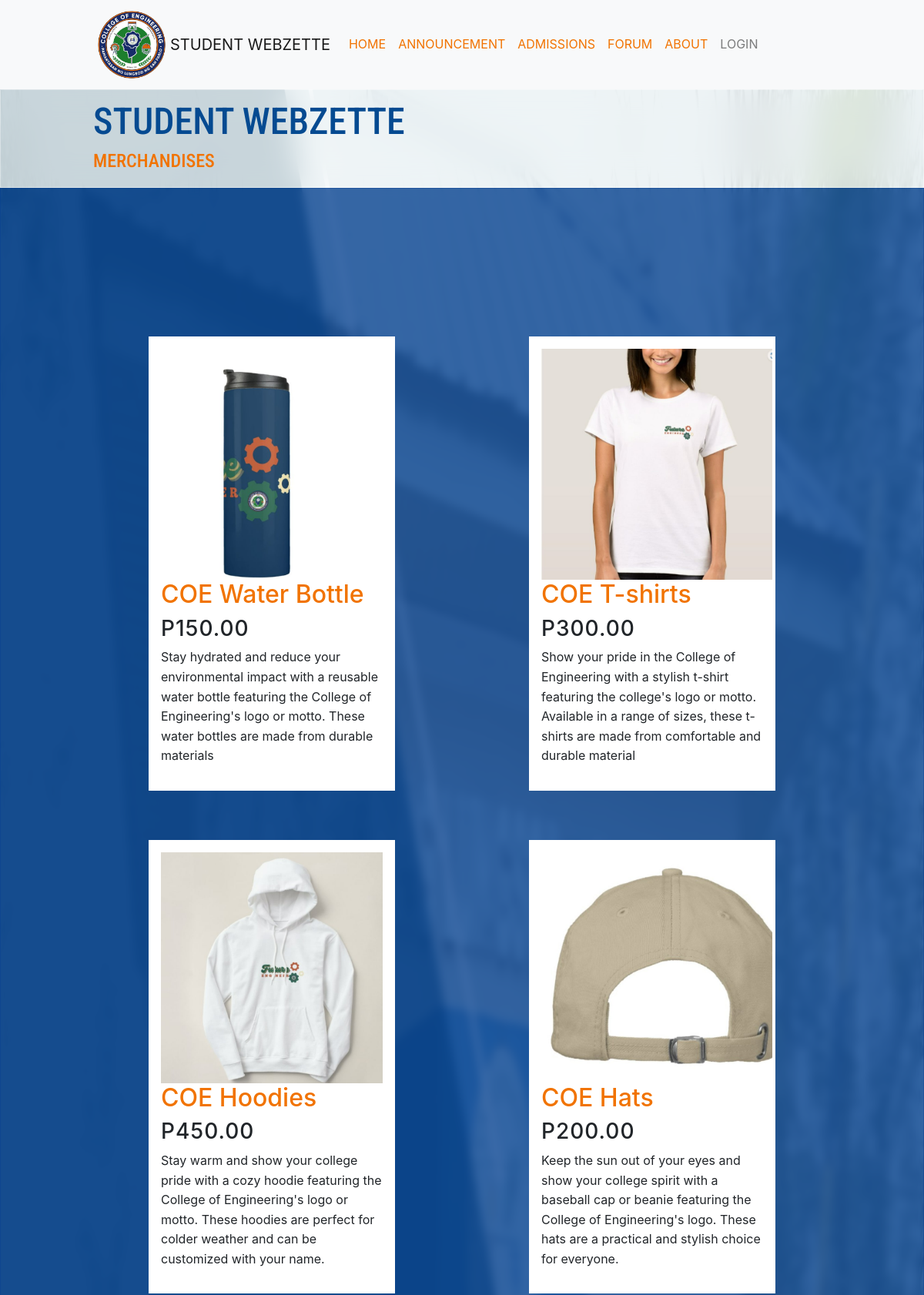
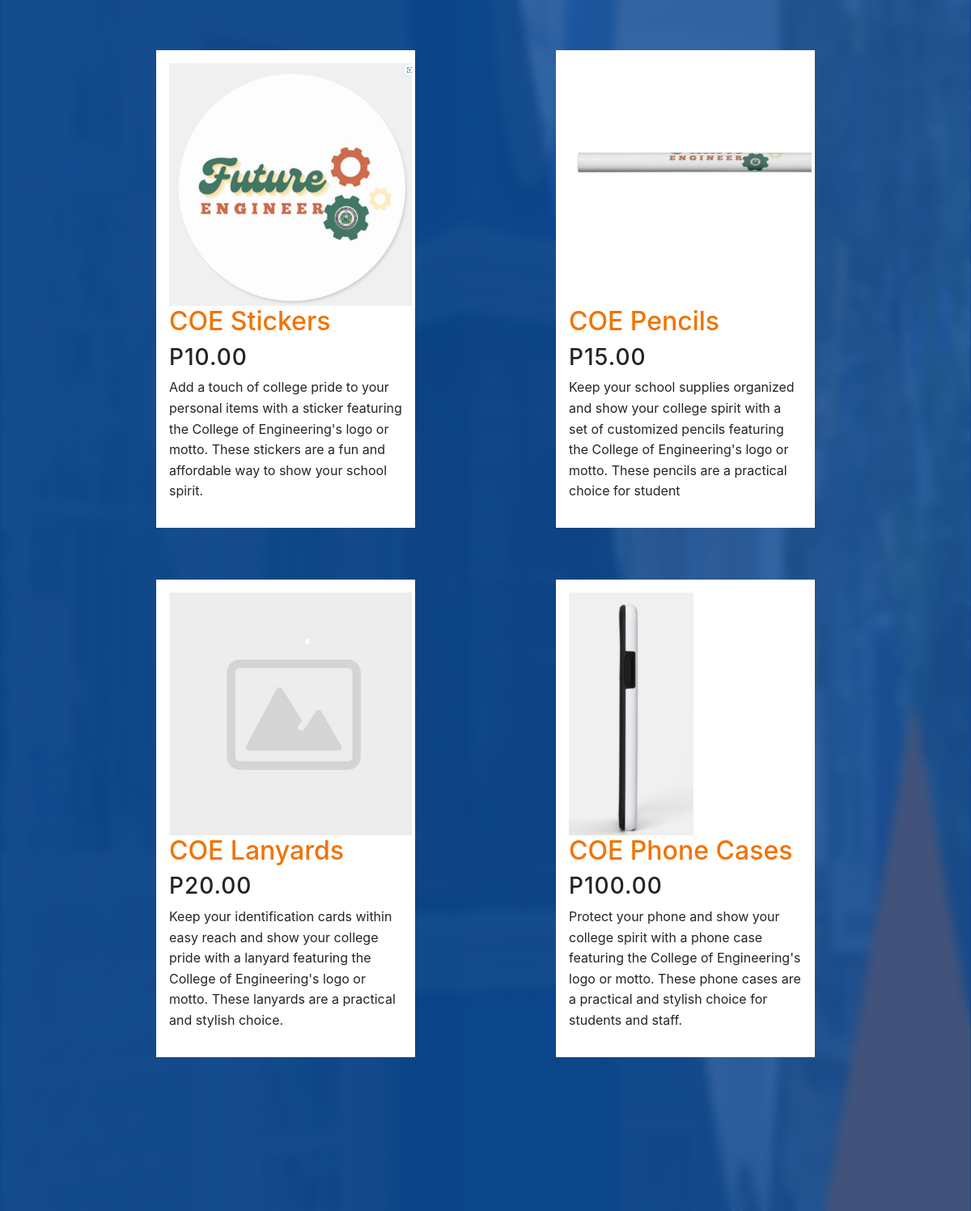
The app's page /shop/ (upper part) with its own data (2 pictures, top to bottom).
### base/models.py (models this page shows, shortened)
class Items(models.Model):
    item = models.CharField(max_length=200)
    description = models.TextField(max_length=200);
    price = models.TextField(max_length=20, default='P0.00')
    picture1 = models.ImageField(null=True, blank=True, default="item.jpg", upload_to="shop/")
    picture2 = models.ImageField(null=True, blank=True, default="item.jpg", upload_to="shop/")
    picture3 = models.ImageField(null=True, blank=True, default="item.jpg", upload_to="shop/")

### base/views.py (the view)
# urls.py: path('shop/', views.shop, name = "shop"),
def shop(request):
    items = Items.objects.all()
    return render(request, 'base/shop.html', {'items': items})

### base/templates/base/shop.html (shortened to what this page needs)
{% extends 'main.html' %}
{%block content%}
<div class="forum-title-container developer-title-container">
    <h1 class="darkblue title title-nav">STUDENT WEBZETTE</h1>
    <h2 class="orange title-small">MERCHANDISES</h2>
</div>
<div class="shop-content-container">
  {% for item in items  %}
  <div class="shop-content">
    <div id="slideshow">
      <div class="photo-container">
        <section><img src="{{ item.picture1.url}}" alt="photo"></section>
      </div>
    </div>
    <div class="cardBbody">
      <h2 class="orange">{{ item.item}}</h2>
      <h3>{{item.price}}</h3>
      <p>{{ item.description}}</p>
    </div>
  </div>
  {% endfor %}
</div>
{%endblock%}

### static/styles/main.css (style rules this page uses)
html { scroll-behavior: smooth; }
:root { --lm-light-color: #fbfafe; --lm-dark-color: #054a91; --lm-accent-color: #f17300; --ff-body: 'Roboto Slab', serif; --ff-title: 'Roboto Condensed', sans-serif; --ff-subtitle: 'Poppins', sans-serif; --fs-body: 1em; --fs-title: 2em; --fs-subtitle-1: 1.25em; --fs-subtitle-2: 1.1em; --fs-subtitle-3: 1em; --fs-subtitle-4: 0.95em; }
* { box-sizing: border-box; line-height: 1.6; padding: 0; margin: 0; }
.main-body { background-image: url('../images/bg-main.png'); background-repeat: no-repeat; background-attachment: fixed; background-size: 100% 100%; }
.orange { color: var(--lm-accent-color); }
.darkblue { color: var(--lm-dark-color); }

### static/styles/forum.css (style rules this page uses)
:root { --lm-light-color: #fbfafe; --lm-dark-color: #054a91; --lm-accent-color: #f17300; --ff-body: 'Roboto Slab', serif; --ff-title: 'Roboto Condensed', sans-serif; --ff-subtitle: 'Poppins', sans-serif; --fs-body: 2em; --fs-title: 3em; --fs-subtitle-1: 1.25em; --fs-subtitle-2: 2em; --fs-subtitle-3: 1.5em; --fs-subtitle-4: 1.1em; --fs-very-small: 0.9em }
* { box-sizing: border-box; margin: 0; padding: 0; }
h3 { letter-spacing: 1px; }
.darkblue { color: var(--lm-dark-color); }
.title { font-family: var(--ff-title); font-size: var(--fs-title); }
::placeholder { color: white; }
.orange { color: var(--lm-accent-color); }
.forum-title-container { position: relative; background: rgba(255, 255, 255, 0.7); -webkit-backdrop-filter: blur(19px); backdrop-filter: blur(19px); border: 1px solid rgba(255, 255, 255, 0.35); padding: 1% 0 1% 10%; }

### static/styles/forum-navbar.css (style rules this page uses)
html { scroll-behavior: smooth; }
:root { --lm-light-color: #fbfafe; --lm-dark-color: #054a91; --lm-accent-color: #f17300; --ff-body: 'Roboto Slab', serif; --ff-title: 'Roboto Condensed', sans-serif; --ff-subtitle: 'Poppins', sans-serif; --fs-body: 2em; --fs-title: 3em; --fs-subtitle-1: 1.25em; --fs-subtitle-2: 2em; --fs-subtitle-3: 1.5em; --fs-subtitle-4: 1.1em; --fs-very-small: 0.9em }
* { box-sizing: border-box; padding: 0; margin: 0; }
.darkblue { color: var(--lm-dark-color); }
.orange { color: var(--lm-accent-color); }
.title { font-family: var(--ff-title); font-size: var(--fs-title); }
.title-small { font-family: var(--ff-title); font-size: var(--fs-subtitle-3); }

### static/styles/announcement.css (style rules this page uses)
html { scroll-behavior: smooth; }
:root { --lm-light-color: #fbfafe; --lm-dark-color: #054a91; --lm-accent-color: #f17300; --ff-body: 'Roboto Slab', serif; --ff-title: 'Roboto Condensed', sans-serif; --ff-subtitle: 'Poppins', sans-serif; --fs-body: 2em; --fs-title: 3em; --fs-subtitle-1: 1.25em; --fs-subtitle-2: 2em; --fs-subtitle-3: 1em; --fs-subtitle-4: 1.1em; }
* { box-sizing: border-box; line-height: 1.6; padding: 0; margin: 0; }
.darkblue { color: var(--lm-dark-color); }
.title { font-family: var(--ff-title); font-size: var(--fs-title); }

### static/styles/admissions.css (style rules this page uses)
html { scroll-behavior: smooth; }
:root { --lm-light-color: #fbfafe; --lm-dark-color: #054a91; --lm-accent-color: #f17300; --ff-body: 'Roboto Slab', serif; --ff-title: 'Roboto Condensed', sans-serif; --ff-subtitle: 'Poppins', sans-serif; --fs-body: 2em; --fs-title: 3em; --fs-subtitle-1: 1.25em; --fs-subtitle-2: 2em; --fs-subtitle-3: 1.5em; --fs-subtitle-4: 1.1em; --fs-very-small: 0.9em }
* { box-sizing: border-box; line-height: 1.6; padding: 0; margin: 0; }
.darkblue { color: var(--lm-dark-color); }
.orange { color: var(--lm-accent-color); }
.title { font-family: var(--ff-title); font-size: var(--fs-title); }
.title-small { font-family: var(--ff-title); font-size: var(--fs-subtitle-3); }

### static/styles/about.css (style rules this page uses)
html { scroll-behavior: smooth; }
:root { --lm-light-color: #fbfafe; --lm-dark-color: #054a91; --lm-accent-color: #f17300; --ff-body: 'Roboto Slab', serif; --ff-title: 'Roboto Condensed', sans-serif; --ff-subtitle: 'Poppins', sans-serif; --fs-body: 2em; --fs-title: 3em; --fs-subtitle-1: 1.25em; --fs-subtitle-2: 2em; --fs-subtitle-3: 1.5em; --fs-subtitle-4: 1.1em; --fs-very-small: 0.9em }
* { box-sizing: border-box; line-height: 1.6; padding: 0; margin: 0; }

### static/styles/footer.css (style rules this page uses)
:root { --lm-light-color: #fbfafe; --lm-dark-color: #054a91; --lm-accent-color: #f17300; --ff-body: 'Roboto Slab', serif; --ff-title: 'Roboto Condensed', sans-serif; --ff-subtitle: 'Poppins', sans-serif; --fs-body: 2em; --fs-title: 3em; --fs-subtitle-1: 1.25em; --fs-subtitle-2: 2em; --fs-subtitle-3: 1.5em; --fs-subtitle-4: 1.1em; --fs-very-small: 0.9em }

### static/styles/wall.css (style rules this page uses)
:root { --lm-light-color: #fbfafe; --lm-dark-color: #054a91; --lm-accent-color: #f17300; --ff-body: 'Roboto Slab', serif; --ff-title: 'Roboto Condensed', sans-serif; --ff-subtitle: 'Poppins', sans-serif; }

### records on screen
Items: picture1 (picture), item "COE Water Bottle", price "P150.00", description "Stay hydrated and reduce your environmental impact with a reusable water bottle featuring the College of Engineering's logo or motto. These water bottles are made from durable materials"
Items: picture1 (picture), item "COE T-shirts", price "P300.00", description "Show your pride in the College of Engineering with a stylish t-shirt featuring the college's logo or motto. Available in a range of sizes, these t-shirts are made from comfortable and durable material"
Items: picture1 (picture), item "COE Hoodies", price "P450.00", description "Stay warm and show your college pride with a cozy hoodie featuring the College of Engineering's logo or motto. These hoodies are perfect for colder weather and can be customized with your name."
Items: picture1 (picture), item "COE Hats", price "P200.00", description "Keep the sun out of your eyes and show your college spirit with a baseball cap or beanie featuring the College of Engineering's logo. These hats are a practical and stylish choice for everyone."
Items: picture1 (picture), item "COE Stickers", price "P10.00", description "Add a touch of college pride to your personal items with a sticker featuring the College of Engineering's logo or motto. These stickers are a fun and affordable way to show your school spirit."
Items: picture1 (picture), item "COE Pencils", price "P15.00", description "Keep your school supplies organized and show your college spirit with a set of customized pencils featuring the College of Engineering's logo or motto. These pencils are a practical choice for student"
Items: picture1 (picture), item "COE Lanyards", price "P20.00", description "Keep your identification cards within easy reach and show your college pride with a lanyard featuring the College of Engineering's logo or motto. These lanyards are a practical and stylish choice."
Items: picture1 (picture), item "COE Phone Cases", price "P100.00", description "Protect your phone and show your college spirit with a phone case featuring the College of Engineering's logo or motto. These phone cases are a practical and stylish choice for students and staff."
